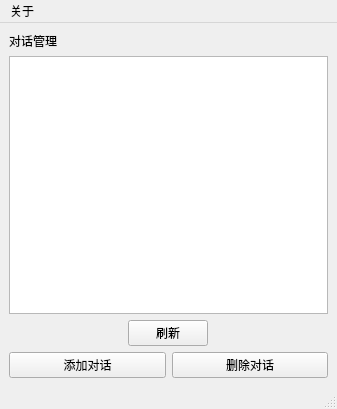
<?xml version="1.0" encoding="UTF-8"?>
<ui version="4.0">
 <class>MainWindow</class>
 <widget class="QMainWindow" name="MainWindow">
  <property name="geometry">
   <rect>
    <x>0</x>
    <y>0</y>
    <width>337</width>
    <height>409</height>
   </rect>
  </property>
  <property name="windowTitle">
   <string>MainWindow</string>
  </property>
  <widget class="QWidget" name="centralwidget">
   <layout class="QGridLayout" name="gridLayout">
    <item row="0" column="0">
     <layout class="QVBoxLayout" name="verticalLayout_2">
      <item>
       <widget class="QLabel" name="label">
        <property name="text">
         <string>对话管理</string>
        </property>
       </widget>
      </item>
      <item>
       <widget class="QListWidget" name="listWidget"/>
      </item>
      <item>
       <layout class="QHBoxLayout" name="horizontalLayout_2">
        <item>
         <widget class="QPushButton" name="pushButton_fresh">
          <property name="sizePolicy">
           <sizepolicy hsizetype="Fixed" vsizetype="Fixed">
            <horstretch>0</horstretch>
            <verstretch>0</verstretch>
           </sizepolicy>
          </property>
          <property name="contextMenuPolicy">
           <enum>Qt::DefaultContextMenu</enum>
          </property>
          <property name="layoutDirection">
           <enum>Qt::LeftToRight</enum>
          </property>
          <property name="text">
           <string>刷新</string>
          </property>
         </widget>
        </item>
       </layout>
      </item>
      <item>
       <layout class="QHBoxLayout" name="horizontalLayout">
        <item>
         <widget class="QPushButton" name="pushButton_create_conversation">
          <property name="text">
           <string>添加对话</string>
          </property>
         </widget>
        </item>
        <item>
         <widget class="QPushButton" name="pushButton_delete_conversation">
          <property name="text">
           <string>删除对话</string>
          </property>
         </widget>
        </item>
       </layout>
      </item>
     </layout>
    </item>
   </layout>
  </widget>
  <widget class="QMenuBar" name="menubar">
   <property name="geometry">
    <rect>
     <x>0</x>
     <y>0</y>
     <width>337</width>
     <height>26</height>
    </rect>
   </property>
   <widget class="QMenu" name="menu">
    <property name="title">
     <string>关于</string>
    </property>
    <addaction name="action_about_program"/>
    <addaction name="action_about_author"/>
   </widget>
   <addaction name="menu"/>
  </widget>
  <widget class="QStatusBar" name="statusbar"/>
  <action name="action_about_author">
   <property name="text">
    <string>关于作者</string>
   </property>
  </action>
  <action name="action_about_program">
   <property name="text">
    <string>关于本程序</string>
   </property>
  </action>
 </widget>
 <resources/>
 <connections/>
</ui>
